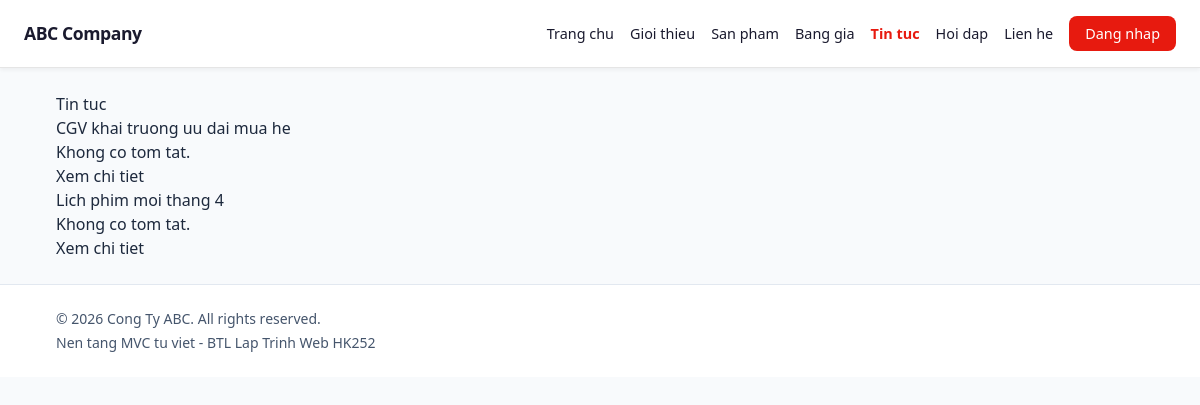
Page /news on the committed database.
### tables this page shows
CREATE TABLE `news` (
    `id` INT AUTO_INCREMENT PRIMARY KEY,
    `title` VARCHAR(255) NOT NULL,
    `slug` VARCHAR(300) NOT NULL,
    `content` TEXT NOT NULL,
    `image` VARCHAR(255) DEFAULT NULL,
    `category` ENUM('tin-tuc','khuyen-mai','su-kien') NOT NULL,
    `author_id` INT NOT NULL,
    `status` ENUM('draft','published') NOT NULL DEFAULT 'draft',
    `published_at` DATETIME NULL,
    `created_at` TIMESTAMP NOT NULL DEFAULT CURRENT_TIMESTAMP,
    `updated_at` TIMESTAMP NOT NULL DEFAULT CURRENT_TIMESTAMP ON UPDATE CURRENT_TIMESTAMP,
    UNIQUE KEY `uk_slug` (`slug`),
    INDEX `idx_category` (`category`),
    INDEX `idx_author` (`author_id`),
    INDEX `idx_status` (`status`),
    CONSTRAINT `fk_n_author` FOREIGN KEY (`author_id`) REFERENCES `users` (`id`) ON DELETE CASCADE
);

### app/Controllers/NewsController.php (called while the page is built, shortened)
<?php
class NewsController extends Controller {
    private ?News $newsModel = null;
    public function __construct() {
        require_once APPROOT . '/Models/Model.php';
        try {
            $this->newsModel = new News();
        } catch (Throwable $e) {
            $this->newsModel = null;
        }
    }
    public function index(): void {
        $articles = $this->newsModel ? $this->newsModel->findAll() : $this->seedNews();
        $this->view('layouts/main', [
            'title' => 'Tin tuc',
            'content' => 'news/index',
            'articles' => $articles,
        ]);
    }
}

### core/Router.php (called while the page is built, shortened)
<?php
class Router {
    private string $method     = 'index';
    public function dispatch(): void {
        $url = $this->parseUrl();
        if (!empty($url[0])) {
            $controllerName = ucfirst(strtolower($url[0])) . 'Controller';
            $file = APPROOT . '/Controllers/' . $controllerName . '.php';
            if (file_exists($file)) {
                unset($url[0]);
            }
        }
        $controller = new $this->controller();
        $this->params = array_values($url ?? []);
        call_user_func_array([$controller, $this->method], $this->params);
    }
    private function parseUrl(): array {
        if (isset($_GET['url'])) {
            $raw = filter_var(rtrim($_GET['url'], '/'), FILTER_SANITIZE_URL);
            $parts = explode('/', $raw);
            return array_values(array_filter($parts, static fn($part) => $part !== ''));
        }
        $uri = $_SERVER['REQUEST_URI'] ?? '/';
        $path = parse_url($uri, PHP_URL_PATH) ?: '/';
        $path = trim($path, '/');
        $raw = filter_var($path, FILTER_SANITIZE_URL);
        $parts = explode('/', $raw);
        return array_values(array_filter($parts, static fn($part) => $part !== ''));
        return [];
    }
}

### index.php (called while the page is built, shortened)
<?php
require_once ROOT . '/core/Router.php';
$router = new Router();
$router->dispatch();

### core/Database.php (called while the page is built, shortened)
<?php
class Database {
    private static ?Database $instance = null;
    private PDO $pdo;
    private function __construct() {
        $dsn = "mysql:host=" . DB_HOST . ";dbname=" . DB_NAME . ";charset=utf8mb4";
        $this->pdo = new PDO($dsn, DB_USER, DB_PASS, [
            PDO::ATTR_ERRMODE            => PDO::ERRMODE_EXCEPTION,
            PDO::ATTR_DEFAULT_FETCH_MODE => PDO::FETCH_ASSOC,
            PDO::ATTR_EMULATE_PREPARES   => false,
        ]);
    }
    public static function getInstance(): Database {
        if (self::$instance === null) {
            self::$instance = new Database();
        }
        return self::$instance;
    }
    public function getPdo(): PDO {
        return $this->pdo;
    }
}

### app/Models/Model.php (called while the page is built, shortened)
<?php
require_once ROOT . '/core/Database.php';
abstract class Model {
    protected PDO $db;
    protected string $table = '';
    public function __construct() {
        $this->db = Database::getInstance()->getPdo();
    }
    public function findAll(): array {
        $stmt = $this->db->query("SELECT * FROM {$this->table}");
        return $stmt->fetchAll();
    }
}

### app/Views/news/index.php (the view)
<section class="panel">
    <h1>Tin tuc</h1>
    <div class="cards">
        <?php foreach (($articles ?? []) as $article): ?>
            <article class="card">
                <h3><?= htmlspecialchars($article['title']) ?></h3>
                <p><?= htmlspecialchars($article['summary'] ?? 'Khong co tom tat.') ?></p>
                <a href="<?= BASE_URL ?>news/detail/<?= (int)$article['id'] ?>">Xem chi tiet</a>
            </article>
        <?php endforeach; ?>
    </div>
</section>

### public/css/style.css (style rules this page uses)
:root { --cgv-red: #E71A0F; --cgv-dark: #1A1A2E; --cgv-white: #FFFFFF; --spacing-xs: 4px; --spacing-sm: 8px; --spacing-md: 16px; --spacing-lg: 24px; --radius-md: 8px; }

### rows in the picture
news: title "CGV khai truong uu dai mua he", summary "Khong co tom tat."
news: title "Lich phim moi thang 4", summary "Khong co tom tat."
